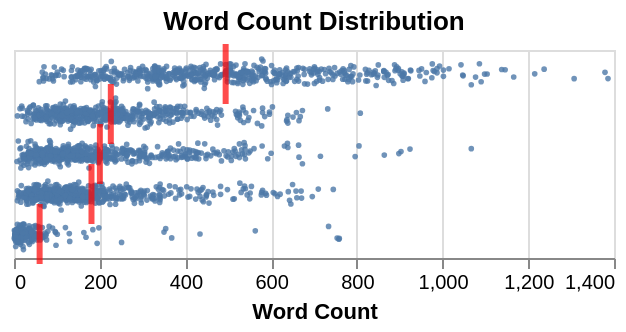

Notebook source saved alongside this figure:
### Code cell
gaussian_jitter = alt.Chart(dataq1_2_test, title='Word Count Distribution').mark_circle(size=8,).encode(
    y=y_enc,
    x=alt.X("word_count:Q", title="Word Count"),
    yOffset="jitter:Q",
    opacity=alt.when(selector).then(alt.value(0.8)).otherwise(alt.value(0.2))
).transform_calculate(
    jitter="sqrt(-2*log(random()))*cos(2*PI*random())"
).add_params(selector)

mean_bar = alt.Chart(dataq1_2_test).mark_tick(color='red', size=30,thickness=3).transform_aggregate(
    mean_wc="mean(word_count)",
    groupby=["character"]
).encode(
    x= alt.X("mean_wc:Q"),
    y=y_enc #
)
jitter_final = (gaussian_jitter + mean_bar).properties(width=300)
jitter_final

### Figure 1 — Vega specification as saved in the notebook (floating-point values rounded to 4 significant figures; data arrays with more than 128 entries replaced by an {"elided": "..."} marker saying what was removed)
{"$schema": "https://vega.github.io/schema/vega/v6.json", "data": [{"name": "param_0d7c80f1851cf81e_store"}, {"name": "source_0", "values": {"elided": "2450 records"}}, {"name": "data_0", "source": "source_0", "transform": [{"type": "formula", "expr": "sqrt(-2*log(random()))*cos(2*PI*random())", "as": "jitter"}, {"type": "formula", "expr": "datum[\"character\"]===\"Homer\" ? 0 : datum[\"character\"]===\"Marge\" ? 1 : datum[\"character\"]===\"Bart\" ? 2 : datum[\"character\"]===\"Lisa\" ? 3 : datum[\"character\"]===\"Apu\" ? 4 : 5", "as": "y_character_sort_index"}, {"type": "project", "fields": ["character", "jitter", "word_count", "y_character_sort_index"]}]}, {"name": "data_1", "source": "data_0", "transform": [{"type": "filter", "expr": "isValid(datum[\"word_count\"]) && isFinite(+datum[\"word_count\"]) && isValid(datum[\"jitter\"]) && isFinite(+datum[\"jitter\"])"}, {"type": "project", "fields": ["character", "jitter", "word_count"]}]}, {"name": "data_2"}, {"name": "data_3", "values": [{"character": "Apu", "mean_wc": 59.79}, {"character": "Bart", "mean_wc": 200.4}, {"character": "Homer", "mean_wc": 493.9}, {"character": "Lisa", "mean_wc": 180.8}, {"character": "Marge", "mean_wc": 225.9}]}, {"name": "data_0_y_domain_character_0", "source": "data_0", "transform": [{"type": "aggregate", "groupby": ["character"], "fields": ["y_character_sort_index"], "ops": ["min"], "as": ["sort_field"]}, {"type": "project", "fields": ["character", "sort_field"]}]}, {"name": "data_2_y_domain_character_1", "values": [{"character": "Apu", "sort_field": 4.0}, {"character": "Bart", "sort_field": 2.0}, {"character": "Homer", "sort_field": 0.0}, {"character": "Lisa", "sort_field": 3.0}, {"character": "Marge", "sort_field": 1.0}]}, {"name": "data_1_yOffset_domain_jitter", "source": "data_1", "transform": [{"type": "formula", "expr": "+datum['jitter']", "as": "jitter"}, {"type": "aggregate", "groupby": [], "fields": ["jitter", "jitter"], "ops": ["min", "max"], "as": ["min", "max"]}]}], "signals": [{"name": "y_step", "value": 20}, {"name": "height", "update": "bandspace(domain('y').length, 0.2, 0.2) * y_step"}, {"name": "unit", "value": {}, "on": [{"events": "pointermove", "update": "isTuple(group()) ? group() : unit"}]}, {"name": "param_0d7c80f1851cf81e", "update": "vlSelectionResolve(\"param_0d7c80f1851cf81e_store\", \"union\", true, true)"}, {"name": "param_0d7c80f1851cf81e_tuple", "on": [{"events": [{"source": "scope", "type": "click"}], "update": "datum && item().mark.marktype !== 'group' && indexof(item().mark.role, 'legend') < 0 ? {unit: \"view_d6fca81f4c30424f_0\", fields: param_0d7c80f1851cf81e_tuple_fields, values: [(item().isVoronoi ? datum.datum : datum)[\"character\"]]} : null", "force": true}, {"events": [{"source": "view", "type": "dblclick"}], "update": "null"}]}, {"name": "param_0d7c80f1851cf81e_tuple_fields", "value": [{"type": "E", "field": "character"}]}, {"name": "param_0d7c80f1851cf81e_toggle", "value": false, "on": [{"events": [{"source": "scope", "type": "click"}], "update": "event.shiftKey"}, {"events": [{"source": "view", "type": "dblclick"}], "update": "false"}]}, {"name": "param_0d7c80f1851cf81e_modify", "on": [{"events": {"signal": "param_0d7c80f1851cf81e_tuple"}, "update": "modify(\"param_0d7c80f1851cf81e_store\", param_0d7c80f1851cf81e_toggle ? null : param_0d7c80f1851cf81e_tuple, param_0d7c80f1851cf81e_toggle ? null : true, param_0d7c80f1851cf81e_toggle ? param_0d7c80f1851cf81e_tuple : null)"}]}], "marks": [{"type": "symbol", "name": "view_d6fca81f4c30424f_0_marks", "from": {"data": "data_1"}, "encode": {"update": {"fill": {"value": "#4c78a8"}, "y": {"field": "character", "scale": "y", "offset": {"field": "jitter", "scale": "yOffset"}}, "size": {"value": 8}, "x": {"field": "word_count", "scale": "x"}, "shape": {"value": "circle"}, "opacity": [{"value": 0.8, "test": "!length(data(\"param_0d7c80f1851cf81e_store\")) || vlSelectionTest(\"param_0d7c80f1851cf81e_store\", datum)"}, {"value": 0.2}]}}, "style": ["circle"], "interactive": true}, {"type": "rect", "name": "layer_1_marks", "from": {"data": "data_3"}, "encode": {"update": {"height": {"value": 30}, "xc": {"field": "mean_wc", "scale": "x"}, "yc": {"field": "character", "scale": "y", "band": 0.5}, "fill": {"value": "red"}, "opacity": {"value": 0.7}, "width": {"value": 3}}}, "style": ["tick"], "interactive": false}], "scales": [{"name": "x", "type": "linear", "domain": {"fields": [{"data": "data_1", "field": "word_count"}, {"data": "data_3", "field": "mean_wc"}]}, "range": [0, {"signal": "width"}], "nice": true, "zero": true}, {"name": "y", "type": "band", "domain": {"fields": [{"data": "data_0_y_domain_character_0", "field": "character"}, {"data": "data_2_y_domain_character_1", "field": "character"}], "sort": {"op": "max", "field": "sort_field"}}, "range": {"step": {"signal": "y_step"}}, "paddingOuter": 0.2, "paddingInner": 0.2}, {"name": "yOffset", "type": "linear", "domain": [{"signal": "(data(\"data_1_yOffset_domain_jitter\")[0] || {}).min"}, {"signal": "(data(\"data_1_yOffset_domain_jitter\")[0] || {}).max"}], "range": [0, {"signal": "bandwidth('y')"}], "zero": false}], "axes": [{"scale": "x", "orient": "bottom", "maxExtent": 0, "aria": false, "gridScale": "y", "minExtent": 0, "grid": true, "ticks": false, "labels": false, "tickCount": {"signal": "ceil(width/40)"}, "domain": false, "zindex": 0}, {"scale": "x", "orient": "bottom", "labelOverlap": true, "zindex": 0, "title": "Word Count", "grid": false, "labelFlush": true, "tickCount": {"signal": "ceil(width/40)"}}, {"scale": "y", "grid": false, "orient": "left", "labels": false, "ticks": false, "zindex": 0, "domain": false}], "title": {"text": "Word Count Distribution", "frame": "group"}, "style": "cell", "background": "white", "width": 300, "padding": 5}
